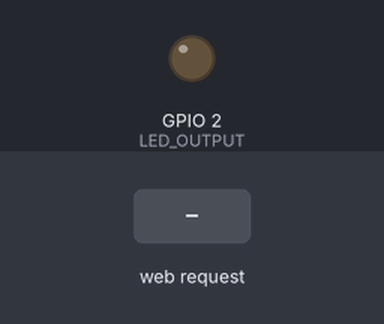
A sketch run on a simulated ESP8266 (NodeMCU). Parts: output pins drawn as LEDs (lit = HIGH). The inputs (shaded band) are chosen by the test bench. WiFi joins after 1.5 s; servers stay silent unless stated; what the sketch prints to the serial monitor is not drawn.

Above: at 2.7 s.
2.8 s: HTTP request GET /ON received
At 3.7 s:
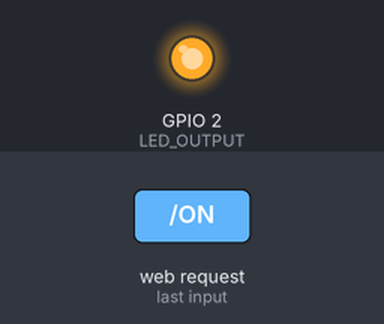
4.3 s: HTTP request GET /OFF received
At 4.8 s:
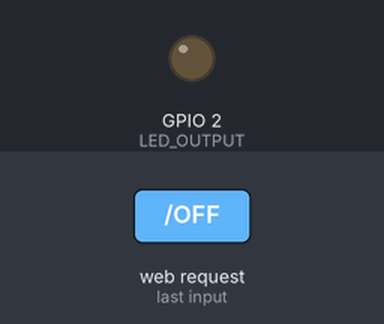
Timing chart, 0 to 7.3 s (numbered marks = the images above; inputs shaded):
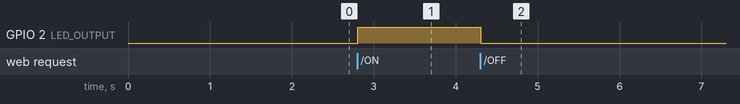

Measured:
- after the input at 2.8 s, GPIO 2 (LED_OUTPUT): LOW → HIGH at once
- after the input at 4.3 s, GPIO 2 (LED_OUTPUT): HIGH → LOW at once

The sketch:

ESP32_ESP8266-webserver_switch.ino
```cpp
//inclue all required libraries for ESP32 and ESP8266 board
#ifdef ESP32
#include <WiFi.h>
#include <AsyncTCP.h>
#else
#include <ESP8266WiFi.h>
#include <ESPAsyncTCP.h>
#endif
#include <ESPAsyncWebServer.h>

// REPLACE WITH YOUR NETWORK CREDENTIALS
const char* ssid = "Your_SSID";
const char* password = "Your_Password";

const int LED_OUTPUT = 2;

// HTML web page
const char index_html[] PROGMEM = R"rawliteral(
<!DOCTYPE HTML><html>
  <head>
    <title>ESP32-ESP8266 Momentary Webserver</title>
    <meta name="viewport" content="width=device-width, initial-scale=1">
    <style>
      body { font-family: Times New Roman; text-align: center; margin:0px auto; padding-top: 30px;}
      /**************************
  DEFAULT BOOTSTRAP STYLES
**************************/
.btn {
  display: inline-block;
  padding: 6px 12px;
  margin-bottom: 0;
  font-size: 14px;
  font-weight: normal;
  line-height: 1.42857143;
  text-align: center;
  white-space: nowrap;
  vertical-align: middle;
  cursor: pointer;
  -webkit-user-select: none;
     -moz-user-select: none;
      -ms-user-select: none;
          user-select: none;
  background-image: none;
  border: 1px solid transparent;
  border-radius: 4px;
  padding: 10px 16px;
}

.btn-lg {
  font-size: 18px;
  line-height: 1.33;
  border-radius: 6px;
}

.btn-primary {
  color: #fff;
  background-color: #428bca;
  border-color: #357ebd;
}

.btn-primary:hover,
.btn-primary:focus,
.btn-primary:active,
.btn-primary.active,
.open .dropdown-toggle.btn-primary {
  color: #fff;
  background-color: #3276b1;
  border-color: #285e8e;
}

/***********************
  ROUND BUTTONS
************************/
.round {
  border-radius: 24px;
}

/***********************
  CUSTON BTN VALUES
************************/

.btn {
  padding: 14px 24px;
  border: 0 none;
  font-weight: 700;
  letter-spacing: 1px;
  text-transform: uppercase;
}
.btn:focus, .btn:active:focus, .btn.active:focus {
  outline: 0 none;
}

.btn-primary {
  background: #0099cc;
  color: #ffffff;
}
.btn-primary:hover, .btn-primary:focus, .btn-primary:active, .btn-primary.active, .open > .dropdown-toggle.btn-primary {
  background: #FF0000;
}
.btn-primary:active, .btn-primary.active {
  background: #008000;
  box-shadow: none;
}
    </style>
  </head>
  <body>
    <center><h1>ESP32-ESP8266 Momentary Webserver</h1></center>
    <button class="btn btn-primary btn-lg round" onmousedown="toggleCheckbox('ON');" ontouchstart="toggleCheckbox('ON');" onmouseup="toggleCheckbox('OFF');" ontouchend="toggleCheckbox('OFF');">Momentary Switch: Press to Turn ON</button>
   <script>
   function toggleCheckbox(x) {
     var xhr = new XMLHttpRequest();
     xhr.open("GET", "/" + x, true);
     xhr.send();
   }
  </script>
  </body>
</html>)rawliteral";


AsyncWebServer server(80);

void setup() {
  Serial.begin(115200);
  WiFi.mode(WIFI_STA);
  WiFi.begin(ssid, password);
  if (WiFi.waitForConnectResult() != WL_CONNECTED) {
    Serial.println("WiFi not connected");
    return;
  }
  Serial.println();
  Serial.print("IP Address: ");
  Serial.println(WiFi.localIP());

  pinMode(LED_OUTPUT, OUTPUT);
  digitalWrite(LED_OUTPUT, LOW);

  // Send web page to client
  server.on("/", HTTP_GET, [](AsyncWebServerRequest * request) {
    request->send_P(200, "text/html", index_html);
  });

  // Receive an HTTP GET request
  server.on("/ON", HTTP_GET, [] (AsyncWebServerRequest * request) {
    digitalWrite(LED_OUTPUT, HIGH);
    request->send(200, "text/plain", "OK");
  });

  // Receive an HTTP GET request
  server.on("/OFF", HTTP_GET, [] (AsyncWebServerRequest * request) {
    digitalWrite(LED_OUTPUT, LOW);
    request->send(200, "text/plain", "OK");
  });


  server.begin();
}

void loop() {

}
```
